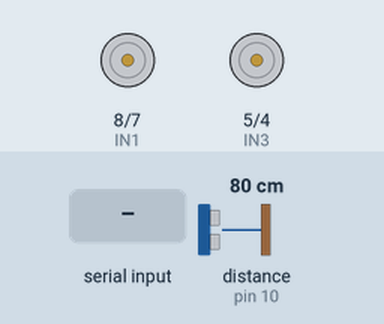
Bench run of a sketch on a simulated Arduino Uno, built with avr-gcc and run on an emulated ATmega328P. Shown: motor-driver pin pairs drawn as motors (green arrow = first pin HIGH = forward, orange = second pin HIGH = backward, longer = more drive, scaled by the enable pin). Wiring (inferred from the names in the program): ultrasonic range finder: trigger pin 9; echo pin 10. The inputs (shaded band) are chosen by the test bench; at power-on: distance to the obstacle (sensor on pin 10) 80 cm. The echo pulse lasts 58.3 µs per cm; what the sketch prints to the serial monitor is not drawn.

Above: at 1.2 s.
1.3 s: distance to the obstacle (sensor on pin 10) set to 12 cm
2.8 s: distance to the obstacle (sensor on pin 10) set to 9 cm
At 3.32 s:
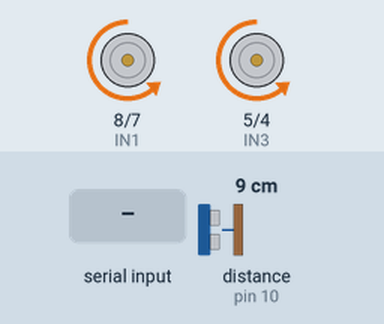
5.8 s: distance to the obstacle (sensor on pin 10) set to 18 cm
At 6.21 s:
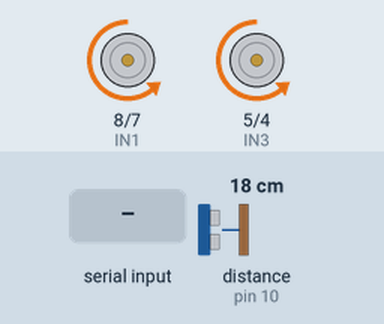
7.5 s: "F" received over the second serial link
At 7.9 s:
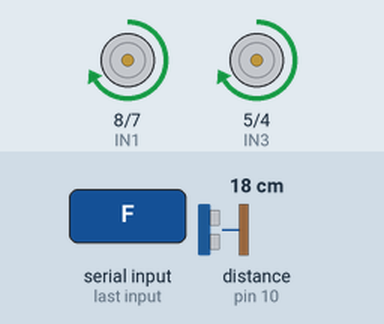
9.5 s: "B" received over the second serial link
At 9.9 s:
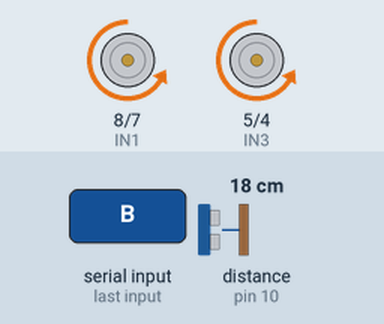
11.5 s: "L" received over the second serial link
At 11.6 s:
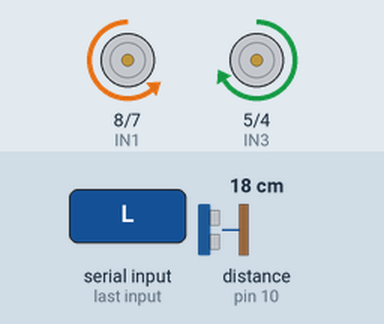
Timing chart, 0 to 14.2 s (numbered marks = the images above; inputs shaded):
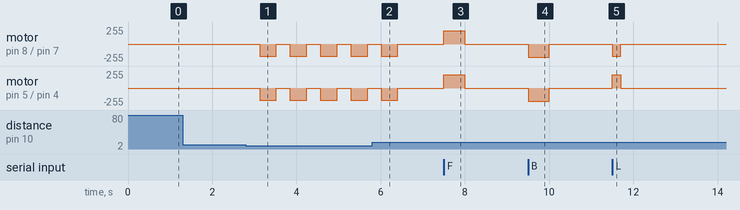

Measured:
- the behaviour switches between 11 and 10 cm on distance to the obstacle (sensor on pin 10) (found by bisection; images 0 and 1)
- after the input at 1.3 s, every drawn part: stays the same
- after the input at 2.8 s, motor on pin 8 (IN1) / pin 7 (IN2), motor on pin 5 (IN3) / pin 4 (IN4): alternates backward 180/255 for 0.40 s and stopped for 0.32 s, starting after 0.32 s
- after the input at 5.8 s, motor on pin 8 (IN1) / pin 7 (IN2), motor on pin 5 (IN3) / pin 4 (IN4): goes on until 6.4 s, then stays stopped
- after the input at 7.5 s, motor on pin 8 (IN1) / pin 7 (IN2), motor on pin 5 (IN3) / pin 4 (IN4): stopped → forward 200/255 at once, → stopped 0.50 s later
- after the input at 9.5 s, motor on pin 8 (IN1) / pin 7 (IN2), motor on pin 5 (IN3) / pin 4 (IN4): stopped → backward 200/255 at once, → stopped 0.50 s later
- after the input at 11.5 s, motor on pin 8 (IN1) / pin 7 (IN2): stopped → backward 180/255 at once, → stopped 0.20 s later; motor on pin 5 (IN3) / pin 4 (IN4): stopped → forward 200/255 at once, → stopped 0.20 s later

The sketch:

xetuhanhphathienvatthe.ino
```cpp
#include <SoftwareSerial.h>

// Nối chân TX của ESP8266 vào chân 2 của Arduino Uno
SoftwareSerial espSerial(2, 3);

// Cấu hình các chân điều khiển L298
const int ENA = 11;
const int IN1 = 8;
const int IN2 = 7;

const int ENB = 6;
const int IN3 = 5;
const int IN4 = 4;

// --- CẤU HÌNH CHÂN CẢM BIẾN HC-SR04 ---
const int TRIG_PIN = 9;   // Chân phát xung
const int ECHO_PIN = 10;  // Chân nhận xung
const int SAFETY_DISTANCE = 10; // Khoảng cách an toàn được nâng lên 20cm cho phù hợp với thông báo

void setup() {
  // Cài đặt chân xuất tín hiệu cho động cơ
  pinMode(ENA, OUTPUT); pinMode(IN1, OUTPUT); pinMode(IN2, OUTPUT);
  pinMode(ENB, OUTPUT); pinMode(IN3, OUTPUT); pinMode(IN4, OUTPUT);

  // Cài đặt chân cho cảm biến siêu âm
  pinMode(TRIG_PIN, OUTPUT);
  pinMode(ECHO_PIN, INPUT);

  // ÉP XE DỪNG
  driveRobot(0, 0);

  // Khởi động giao tiếp Serial để debug và espSerial để nhận lệnh từ Wi-Fi
  Serial.begin(9600);
  espSerial.begin(9600);

  Serial.println("--- XE TU HANH: SAN SANG NHAN LENH WIFI HO TRO HC-SR04 ---");
}

void loop() {
  // Đo khoảng cách tới vật cản trước khi xử lý lệnh di chuyển từ Python
  long distance = readDistance();

  // Cơ chế tự động bảo vệ: Nếu phát hiện vật thể nguy hiểm trước mặt
  if (distance > 0 && distance < SAFETY_DISTANCE) {
    Serial.print(" PHÁT HIỆN VẬT THỂ TRƯỚC MẶT: ");
    Serial.print(distance);
    Serial.println(" cm. Tự động lùi thẳng an toàn!");

    // TRẠNG THÁI 1: Phanh khẩn cấp để dập tắt quán tính tiến của phương tiện
    driveRobot(0, 0);
    delay(300);             // Ngắt trễ ngắn giúp xe đứng im ổn định phần cơ khí

    // TRẠNG THÁI 2: Kích hoạt dòng điện ngược chiều để cả xe lùi thẳng tịnh tiến ra xa
    driveRobot(-180, -180);
    delay(400);            // Duy trì hành trình lùi thẳng trong khoảng thời gian một phẩy năm giây

    // TRẠNG THÁI 3: Dừng xe cố định tại chỗ sau khi tạo khoảng cách an toàn thành công
    driveRobot(0, 0);

    return;                 // Bỏ qua luồng đọc mã Wi-Fi phía dưới để cô lập hoàn toàn lệnh di chuyển lỗi
  }

  // Luồng lắng nghe tín hiệu từ ESP8266 khi không gian phía trước trống thoáng
  if (espSerial.available()) {
    char command = espSerial.read();

    Serial.print("Nhan duoc lenh tu Wi-Fi: ");
    Serial.println(command);

    // Xử lý các lệnh điều khiển hướng từ ứng dụng Python máy tính
    switch(command) {
      case 'F':
        driveRobot(200, 200);   // Phát lệnh tiến lên
        delay(500);
        driveRobot(0, 0);
        break;

      case 'B':
        driveRobot(-200, -200); // Phát lệnh lùi lại
        delay(500);
        driveRobot(0, 0);
        break;

      case 'L':
        driveRobot(-180, 180);  // Phát lệnh xoay trái tại chỗ
        delay(200);
        driveRobot(0, 0);
        break;

      case 'R':
        driveRobot(180, -180);  // Phát lệnh xoay phải tại chỗ
        delay(200);
        driveRobot(0, 0);
        break;

      case 'S':
        driveRobot(0, 0);       // Chủ động dừng xe
        break;
    }
  }
}

// Hàm đo khoảng cách trả về giá trị cm từ cảm biến siêu âm HC-SR04
long readDistance() {
  digitalWrite(TRIG_PIN, LOW);
  delayMicroseconds(2);
  digitalWrite(TRIG_PIN, HIGH);
  delayMicroseconds(10);
  digitalWrite(TRIG_PIN, LOW);

  long duration = pulseIn(ECHO_PIN, HIGH, 30000); // Cơ chế ngắt để tránh treo luồng hệ thống
  if (duration == 0) {
    return -1;
  }
  return duration * 0.034 / 2;
}

// Hàm bóc tách tín hiệu điều khiển động cơ vi sai
void driveRobot(int speedLeft, int speedRight) {
  // Thiết lập trạng thái cầu H cho cụm bánh mạn TRÁI
  if (speedLeft > 0) {
    digitalWrite(IN1, HIGH); digitalWrite(IN2, LOW);
  } else if (speedLeft < 0) {
    digitalWrite(IN1, LOW); digitalWrite(IN2, HIGH);
  } else {
    digitalWrite(IN1, LOW); digitalWrite(IN2, LOW);
  }
  analogWrite(ENA, abs(speedLeft));

  // Thiết lập trạng thái cầu H cho cụm bánh mạn PHẢI
  if (speedRight > 0) {
    digitalWrite(IN3, HIGH); digitalWrite(IN4, LOW);
  } else if (speedRight < 0) {
    digitalWrite(IN3, LOW); digitalWrite(IN4, HIGH);
  } else {
    digitalWrite(IN3, LOW); digitalWrite(IN4, LOW);
  }
  analogWrite(ENB, abs(speedRight));
}
```
